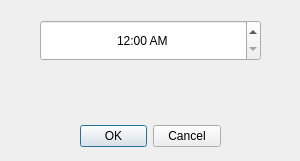
<?xml version="1.0" encoding="UTF-8"?>
<ui version="4.0">
 <class>AddAlarmDialog</class>
 <widget class="QDialog" name="AddAlarmDialog">
  <property name="geometry">
   <rect>
    <x>0</x>
    <y>0</y>
    <width>300</width>
    <height>161</height>
   </rect>
  </property>
  <property name="windowTitle">
   <string>Dialog</string>
  </property>
  <property name="styleSheet">
   <string notr="true">QCheckBox::indicator
{
width:22px;
height:22px;
border:10px;
}

QCheckBox#Sunday::indicator:unchecked
{
image: url(:/s_icon.svg);
}

QCheckBox#Monday::indicator:unchecked
{
image: url(:/m_icon.svg);
}

QCheckBox#Tuesday::indicator:unchecked
{
image: url(:/t_icon.svg);
}

QCheckBox#Wednesday::indicator:unchecked
{
image: url(:/w_icon.svg);
}

QCheckBox#Thursday::indicator:unchecked
{
image: url(:/t_icon.svg);
}

QCheckBox#Friday::indicator:unchecked
{
image: url(:/f_icon.svg);
}

QCheckBox#Saturday::indicator:unchecked
{
image: url(:/s_icon.svg);
}

QCheckBox#Sunday::indicator:unchecked:pressed
{
image: url(:/s_clicked_icon.svg);
}

QCheckBox#Monday::indicator:unchecked:pressed
{
image: url(:/m_clicked_icon.svg);
}

QCheckBox#Tuesday::indicator:unchecked:pressed
{
image: url(:/t_clicked_icon.svg);
}

QCheckBox#Wednesday::indicator:unchecked:pressed
{
image: url(:/w_clicked_icon.svg);
}

QCheckBox#Thursday::indicator:unchecked:pressed
{
image: url(:/t_clicked_icon.svg);
}

QCheckBox#Friday::indicator:unchecked:pressed
{
image: url(:/f_clicked_icon.svg);
}

QCheckBox#Saturday::indicator:unchecked:pressed
{
image: url(:/s_clicked_icon.svg);
}


QCheckBox#Sunday::indicator:checked
{
image: url(:/s_clicked_icon.svg);
}

QCheckBox#Monday::indicator:checked
{
image: url(:/m_clicked_icon.svg);
}

QCheckBox#Tuesday::indicator:checked
{
image: url(:/t_clicked_icon.svg);
}

QCheckBox#Wednesday::indicator:checked
{
image: url(:/w_clicked_icon.svg);
}

QCheckBox#Thursday::indicator:checked
{
image: url(:/t_clicked_icon.svg);
}

QCheckBox#Friday::indicator:checked
{
image: url(:/f_clicked_icon.svg);
}

QCheckBox#Saturday::indicator:checked
{
image: url(:/s_clicked_icon.svg);
}

QCheckBox#Sunday::indicator:checked:pressed
{
image: url(:/s_icon.svg);
}

QCheckBox#Monday::indicator:checked:pressed
{
image: url(:/m_icon.svg);
}

QCheckBox#Tuesday::indicator:checked:pressed
{
image: url(:/t_icon.svg);
}

QCheckBox#Wednesday::indicator:checked:pressed
{
image: url(:/w_icon.svg);
}

QCheckBox#Thursday::indicator:checked:pressed
{
image: url(:/t_icon.svg);
}

QCheckBox#Friday::indicator:checked:pressed
{
image: url(:/f_icon.svg);
}

QCheckBox#Saturday::indicator:checked:pressed
{
image: url(:/s_icon.svg);
}

QCheckBox#Sunday::indicator:pressed
{
image: url(:/s_clicked_icon.svg);
}

QCheckBox#Monday::indicator:pressed
{
image: url(:/m_clicked_icon.svg);
}

QCheckBox#Tuesday::indicator:pressed
{
image: url(:/t_clicked_icon.svg);
}

QCheckBox#Wednesday::indicator:pressed
{
image: url(:/w_clicked_icon.svg);
}

QCheckBox#Thursday::indicator:pressed
{
image: url(:/t_clicked_icon.svg);
}

QCheckBox#Friday::indicator:pressed
{
image: url(:/f_clicked_icon.svg);
}

QCheckBox#Saturday::indicator:pressed
{
image: url(:/s_clicked_icon.svg);
}</string>
  </property>
  <widget class="QDialogButtonBox" name="buttonBox">
   <property name="geometry">
    <rect>
     <x>80</x>
     <y>120</y>
     <width>141</width>
     <height>32</height>
    </rect>
   </property>
   <property name="orientation">
    <enum>Qt::Horizontal</enum>
   </property>
   <property name="standardButtons">
    <set>QDialogButtonBox::Cancel|QDialogButtonBox::Ok</set>
   </property>
  </widget>
  <widget class="QTimeEdit" name="timeEdit">
   <property name="geometry">
    <rect>
     <x>40</x>
     <y>20</y>
     <width>221</width>
     <height>41</height>
    </rect>
   </property>
   <property name="alignment">
    <set>Qt::AlignCenter</set>
   </property>
   <property name="displayFormat">
    <string>h:mm AP</string>
   </property>
  </widget>
  <widget class="QCheckBox" name="Sunday">
   <property name="geometry">
    <rect>
     <x>20</x>
     <y>90</y>
     <width>31</width>
     <height>23</height>
    </rect>
   </property>
   <property name="text">
    <string/>
   </property>
  </widget>
  <widget class="QCheckBox" name="Monday">
   <property name="geometry">
    <rect>
     <x>60</x>
     <y>90</y>
     <width>31</width>
     <height>23</height>
    </rect>
   </property>
   <property name="text">
    <string/>
   </property>
  </widget>
  <widget class="QCheckBox" name="Tuesday">
   <property name="geometry">
    <rect>
     <x>100</x>
     <y>90</y>
     <width>31</width>
     <height>23</height>
    </rect>
   </property>
   <property name="text">
    <string/>
   </property>
  </widget>
  <widget class="QCheckBox" name="Wednesday">
   <property name="geometry">
    <rect>
     <x>140</x>
     <y>90</y>
     <width>31</width>
     <height>23</height>
    </rect>
   </property>
   <property name="text">
    <string/>
   </property>
  </widget>
  <widget class="QCheckBox" name="Thursday">
   <property name="geometry">
    <rect>
     <x>180</x>
     <y>90</y>
     <width>31</width>
     <height>23</height>
    </rect>
   </property>
   <property name="text">
    <string/>
   </property>
  </widget>
  <widget class="QCheckBox" name="Friday">
   <property name="geometry">
    <rect>
     <x>220</x>
     <y>90</y>
     <width>31</width>
     <height>23</height>
    </rect>
   </property>
   <property name="text">
    <string/>
   </property>
  </widget>
  <widget class="QCheckBox" name="Saturday">
   <property name="geometry">
    <rect>
     <x>260</x>
     <y>90</y>
     <width>31</width>
     <height>23</height>
    </rect>
   </property>
   <property name="text">
    <string/>
   </property>
  </widget>
 </widget>
 <resources/>
 <connections>
  <connection>
   <sender>buttonBox</sender>
   <signal>accepted()</signal>
   <receiver>AddAlarmDialog</receiver>
   <slot>accept()</slot>
   <hints>
    <hint type="sourcelabel">
     <x>248</x>
     <y>254</y>
    </hint>
    <hint type="destinationlabel">
     <x>157</x>
     <y>274</y>
    </hint>
   </hints>
  </connection>
  <connection>
   <sender>buttonBox</sender>
   <signal>rejected()</signal>
   <receiver>AddAlarmDialog</receiver>
   <slot>reject()</slot>
   <hints>
    <hint type="sourcelabel">
     <x>316</x>
     <y>260</y>
    </hint>
    <hint type="destinationlabel">
     <x>286</x>
     <y>274</y>
    </hint>
   </hints>
  </connection>
 </connections>
</ui>
